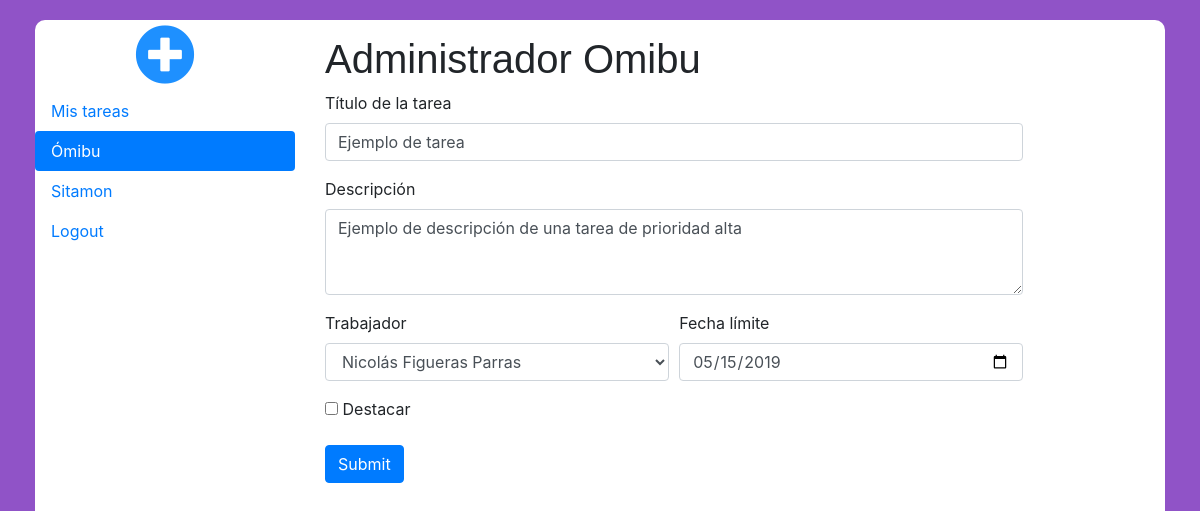
The app's page /Tasks/modifyTask.php?task=1&client=1 (signed in) with its own data.
### tables this page shows
CREATE TABLE `trabajadores` (
  `ID_trabajador` bigint(20) UNSIGNED NOT NULL,
  `Nombre` varchar(20) NOT NULL,
  `Apellidos` varchar(50) NOT NULL,
  `Direccion` varchar(70) NOT NULL,
  `Puesto` varchar(40) NOT NULL,
  `Email` varchar(50) NOT NULL,
  `Password` varchar(15) NOT NULL,
  `Telefono` varchar(20) NOT NULL
);

CREATE TABLE `clientes` (
  `ID_cliente` bigint(20) UNSIGNED NOT NULL,
  `Nombre` varchar(50) NOT NULL
);

CREATE TABLE `tareas` (
  `ID_tarea` bigint(20) UNSIGNED NOT NULL,
  `Nombre` varchar(100) NOT NULL,
  `Descripcion` varchar(150) NOT NULL,
  `Fecha` date NOT NULL,
  `Prioridad` int(1) NOT NULL,
  `Trabajador` bigint(20) NOT NULL,
  `Cliente` bigint(20) NOT NULL,
  `Finalizado` int(1) NOT NULL
);

### tasks/modifyTask.php (the view, shortened to what this page needs)
<!DOCTYPE HTML>
<html lang="es">
	<head>
		<link rel="stylesheet" type="text/css" href="../css/main.css">
		<link rel="stylesheet" href="https://stackpath.bootstrapcdn.com/bootstrap/4.3.1/css/bootstrap.min.css">
		<link rel="stylesheet" href="https://use.fontawesome.com/releases/v5.8.1/css/all.css">
	</head>
	<body>
			<?php
                $db = connectDb();
            ?>
			<?php
                $task_ID = $_GET['task'];
                $actualValues = mysqli_fetch_array(mysqli_query($db, "SELECT * FROM tareas WHERE ID_tarea = '$task_ID'"));
				$workerData = mysqli_fetch_array(mysqli_query($db, "SELECT * FROM trabajadores WHERE ID_trabajador = '$_SESSION[ID]'"));
			?>
		<div class="container-fluid">
			<div class="mainBox">
                    <div class="row">
                            <div class="col-3 addClientBox">
                                <a href="#"><i class="fas fa-plus-circle addClientBtn"></i></a>
                            </div>
                            <div class="col-9 welcomeMessage">
                                <h1><?php echo $workerData['Nombre']." ".$workerData['Apellidos'] ?></h1>
                            </div>
                    </div>
                    <div class="row">
                            <div class="col-3">
                                <div class="nav flex-column nav-pills" id="v-pills-tab" role="tablist" aria-orientation="vertical">
                                    <a class="nav-link" href="../myTasks/">Mis tareas</a>
                                    <?php
                                        $clientsQuery = mysqli_query($db, "SELECT * FROM clientes");
                                        if($row = mysqli_fetch_array($clientsQuery)){
                                            do{
                                                if(isset($_GET['client'])){
                                                    if($_GET['client'] == $row['ID_cliente']){
                                                        echo "<a class='nav-link active' href='../index.php?client='$row[ID_cliente]'>".$row['Nombre']."</a>";
                                                    }else{
                                                        echo "<a class='nav-link' href='../index.php?client=$row[ID_cliente]'>".$row['Nombre']."</a>";
                                                    }
                                                }else{
                                                    echo "<a class='nav-link' href='../index.php?client=$row[ID_cliente]'>".$row['Nombre']."</a>";
                                                }
                                            }while($row = mysqli_fetch_array($clientsQuery));
                                        }
                                    ?>
                                    <a class="nav-link" href="../login/logout.php">Logout</a>
                                </div>
                            </div>
                            <div class="col-9">
                                <div class="tab-content" id="v-pills-tabContent">
                                    <div class="tab-pane fade show active" id="v-pills-home" role="tabpanel" aria-labelledby="v-pills-home-tab">
                                        <form action="modifyTask.php" method="post" id="addTaskForm">
                                            <div class="form-row">
                                                <div class="form-group col-md-10">
                                                    <label for="title">Título de la tarea</label>
                                                    <input id="title" name="title" type="text" class="form-control" value="<?php echo $actualValues['Nombre'] ?>" required>
                                                </div>
                                            </div>
                                            <div class="form-row">
                                                <div class="form-group col-md-10">
                                                    <label for="description">Descripción</label>
                                                    <textarea class="form-control" name="description" value="<?php echo $actualValues['Descripcion'] ?>" id="description" rows="3"><?php echo $actualValues['Descripcion'] ?></textarea>
                                                </div>
                                            </div>
                                            <div class="form-row">
                                                <div class="form-group col-md-5">
                                                    <label for="worker">Trabajador</label>
                                                    <select id="worker" name="worker" class="form-control">
                                                        <?php
                                                            $workerQuery = mysqli_query($db, "SELECT ID_trabajador, Nombre, Apellidos FROM trabajadores");
                                                            $rows = mysqli_num_rows($workerQuery);
                                                            for($i=0;$i<$rows;$i++){
                                                                $data=mysqli_fetch_array($workerQuery);
                                                                if($data['ID_trabajador'] == $actualValues['Trabajador']){
                                                                    echo "<option selected value='$data[ID_trabajador]'>$data[Nombre] $data[Apellidos]</option>";
                                                                }else{
                                                                    echo "<option value='$data[ID_trabajador]'>$data[Nombre] $data[Apellidos]</option>";
                                                                }
                                                            }
                                                        ?>
                                                    </select>
                                                </div>
                                                <div class="form-group col-md-5">
                                                    <label for="limitDate">Fecha límite</label>
                                                    <input type="date" class="form-control" value="<?php echo $actualValues['Fecha'] ?>"  name="limitDate" id="limitDate">
                                                </div>
                                            </div>
                                            <div>
                                            <div class="form-row">
                                                <div class="form-group col-md-3" >
                                                    <label class="container" style="padding-left: 0px">
                                                        <input type="checkbox" name="priority" value="<?php echo $actualValues['Prioridad'] ?>" <?php if($actualValues['Prioridad']=='1'){ echo "checked='true'"; } ?>> Destacar
                                                    </label>
                                                </div>
                                            </div>
                                            <div class="form-row">
                                                <div class="form-group col-md-2"">
                                                    <input type="submit" class="btn btn-primary" id="modifyTask" name="modifyTask">
                                                </div>
                                            </div>
                                        </form>
                                    </div>
                                </div>
                            </div>
                    </div>
			</div>
		</div>
	</body>
</html>

### css/main.css (style rules this page uses)
h1 { font-family: arial, sans-serif; font-size: 16px; font-weight: bold; padding-top: 15px; margin-bottom: 1px; }
body { background-color: #9053c7 !important; }
.mainBox { margin: 20px !important; background: white !important; height:95vh; border-radius: 10px; }
.addClientBtn { font-size: 60px; color: dodgerblue; padding-top: 5px; }
.addClientBox { text-align: center; }
body { font-family: Poppins-Regular, sans-serif; }

### records on screen
trabajadores: Nombre "Administrador", Apellidos "Omibu"
clientes: Nombre "Ómibu"
clientes: Nombre "Sitamon"
tareas: title "Ejemplo de tarea", description "Ejemplo de descripción de una tarea de prioridad alta", limitDate "05/15/2019"

### other values on screen
form field worker "Nicolás Figueras Parras"
